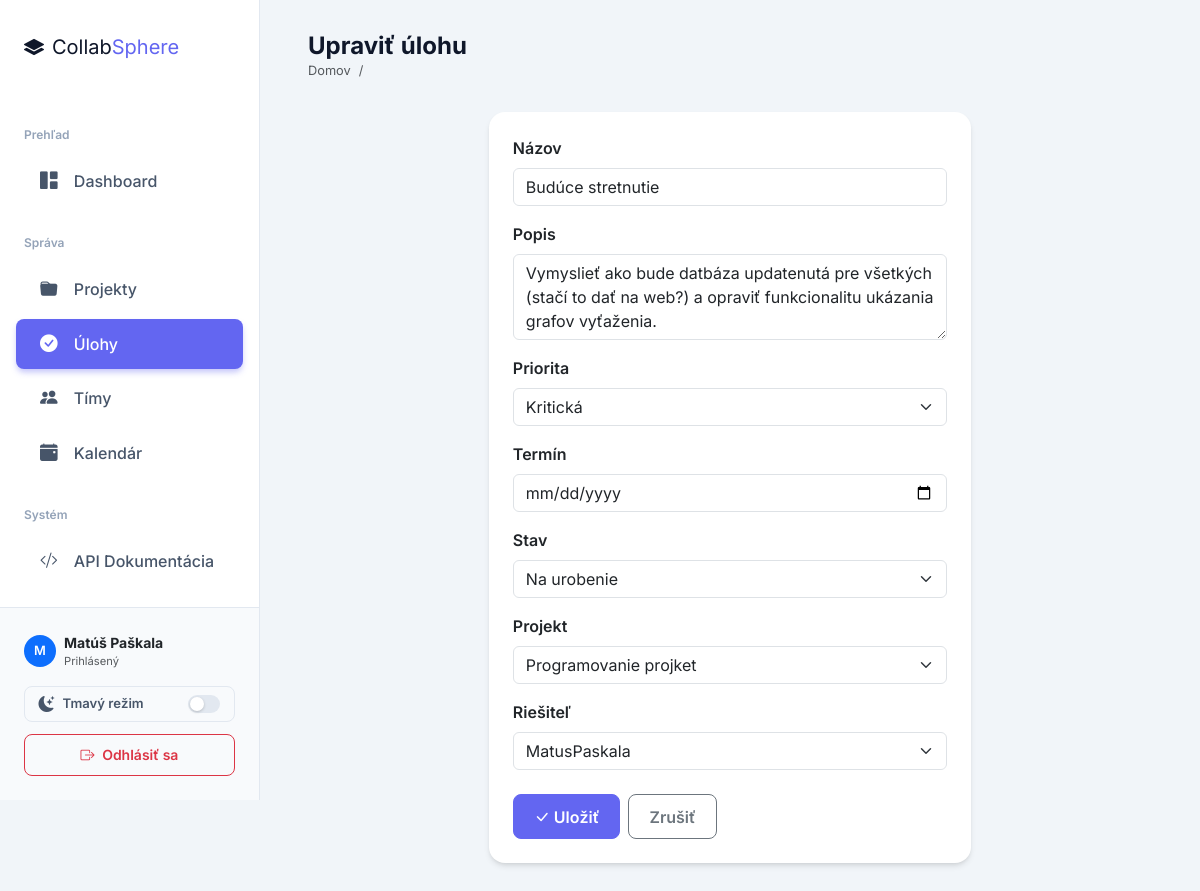
The app's page /tasks/4/edit/ (signed in) with its own data.
### projects/models.py (models this page shows, shortened)
class Task(models.Model):
    PRIORITY_CHOICES = [
        ('low', 'Nízka'),
        ('medium', 'Stredná'),
        ('high', 'Vysoká'),
        ('critical', 'Kritická'),
    ]
    STATUS_CHOICES = [
        ('todo', 'Na urobenie'),
        ('in_progress', 'V riešení'),
        ('review', 'Na kontrole'),
        ('done', 'Hotovo'),
    ]
    name = models.CharField(max_length=200, verbose_name='Názov')
    description = models.TextField(blank=True, verbose_name='Popis')
    priority = models.CharField(max_length=10, choices=PRIORITY_CHOICES, default='medium', verbose_name='Priorita')
    deadline = models.DateField(null=True, blank=True, verbose_name='Termín')
    status = models.CharField(max_length=15, choices=STATUS_CHOICES, default='todo', verbose_name='Stav')
    project = models.ForeignKey(Project, on_delete=models.CASCADE, related_name='tasks', verbose_name='Projekt')
    assignee = models.ForeignKey(User, on_delete=models.SET_NULL, null=True, blank=True,related_name='tasks', verbose_name='Riešiteľ')
    created_at = models.DateTimeField(auto_now_add=True)
    class Meta:
        verbose_name = 'Úloha'
        verbose_name_plural = 'Úlohy'
        ordering = ['-created_at']

### projects/views.py (the view)
# urls.py: path('tasks/<int:pk>/edit/', views.task_edit, name='task_edit'),
@login_required
def task_edit(request, pk):
    is_manager = request.user.groups.filter(name='manager').exists()
    task = get_object_or_404(Task, pk=pk)
    if not is_manager and task.assignee != request.user:
        messages.error(request, 'Nemáte oprávnenie upravovať túto úlohu.')
        return redirect('task_list')
    if request.method == 'POST':
        if is_manager:
            form = TaskForm(request.POST, instance=task)
        else:
            from .forms import TaskStatusForm
            form = TaskStatusForm(request.POST, instance=task)
        if form.is_valid():
            form.save()
            messages.success(request, 'Úloha bola aktualizovaná.')
            return redirect('task_detail', pk=pk)
    else:
        form = TaskForm(instance=task) if is_manager else __import__('projects.forms', fromlist=['TaskStatusForm']).TaskStatusForm(instance=task)
    return render(request, 'tasks/task_form.html', {'form': form, 'title': 'Upraviť úlohu', 'task': task, 'is_manager': is_manager})

### projects/forms.py (shortened to what this page needs)
class TaskForm(forms.ModelForm):
    class Meta:
        model = Task
        fields = ['name', 'description', 'priority', 'deadline', 'status', 'project', 'assignee']
        widgets = {
            'deadline': forms.DateInput(attrs={'type': 'date'}),
            'description': forms.Textarea(attrs={'rows': 3}),
        }

### projects/models.py (called while the page is built)
    def __str__(self):
        return self.name

### templates/tasks/task_form.html (shortened to what this page needs)
{% extends "base.html" %}
{% block page_title %}{{ title }}{% endblock %}
{% block content %}
<div class="row justify-content-center">
  <div class="col-lg-7">
    <div class="card">
      <div class="card-body p-4">
        <form method="post">
          {% for field in form %}
          <div class="mb-3">
            <label class="form-label fw-semibold">{{ field.label }}</label>
            {{ field }}
          </div>
          {% endfor %}
          <div class="d-flex gap-2 mt-4">
            <button type="submit" class="btn btn-primary"><i class="bi bi-check-lg me-1"></i>Uložiť</button>
            {% if task %}
            <a href="{% url 'task_detail' task.pk %}" class="btn btn-outline-secondary">Zrušiť</a>
            {% elif project %}
            <a href="{% url 'project_detail' project.pk %}" class="btn btn-outline-secondary">Zrušiť</a>
            {% else %}
            <a href="{% url 'task_list' %}" class="btn btn-outline-secondary">Zrušiť</a>
            {% endif %}
          </div>
        </form>
      </div>
    </div>
  </div>
</div>
{% endblock %}

### templates/base.html (shortened to what this page needs)
{% load static %}
<!DOCTYPE html>
<html lang="sk">
<head>
    <link rel="stylesheet" href="https://cdnjs.cloudflare.com/ajax/libs/bootstrap/5.3.3/css/bootstrap.min.css">
    <link rel="stylesheet" href="https://cdnjs.cloudflare.com/ajax/libs/bootstrap-icons/1.11.3/font/bootstrap-icons.min.css">
    <link rel="stylesheet" href="{% static 'css/modern.css' %}">
    <link rel="stylesheet" href="{% static 'css/dark.css' %}">
</head>
<body>
<nav class="sidebar" id="sidebar">
    <div class="sidebar-brand">
        <i class="bi bi-layers-fill me-2"></i>Collab<span>Sphere</span>
    </div>
    <div class="pt-2">
        <div class="nav-section">Prehľad</div>
        <a href="{% url 'dashboard' %}" class="nav-link {% if request.resolver_match.url_name == 'dashboard' %}active{% endif %}">
            <i class="bi bi-grid-1x2-fill"></i> Dashboard
        </a>
        <div class="nav-section">Správa</div>
        <a href="{% url 'project_list' %}" class="nav-link {% if 'project' in request.resolver_match.url_name %}active{% endif %}">
            <i class="bi bi-folder-fill"></i> Projekty
        </a>
        <a href="{% url 'task_list' %}" class="nav-link {% if 'task' in request.resolver_match.url_name %}active{% endif %}">
            <i class="bi bi-check-circle-fill"></i> Úlohy
        </a>
        <a href="{% url 'team_list' %}" class="nav-link {% if 'team' in request.resolver_match.url_name %}active{% endif %}">
            <i class="bi bi-people-fill"></i> Tímy
        </a>
        <a href="{% url 'calendar' %}" class="nav-link {% if request.resolver_match.url_name == 'calendar' %}active{% endif %}">
            <i class="bi bi-calendar-event-fill"></i> Kalendár
        </a>
        <div class="nav-section">Systém</div>
        <a href="/api/tasks/" class="nav-link" target="_blank">
            <i class="bi bi-code-slash"></i> API Dokumentácia
        </a>
    </div>
    <div class="sidebar-footer">
        <div class="d-flex align-items-center mb-3">
            <div class="avatar-sm bg-primary text-white rounded-circle d-flex align-items-center justify-content-center me-2" style="width: 32px; height: 32px; font-weight: 600; font-size: 0.8rem;">
                {{ request.user.username|slice:":1"|upper }}
            </div>
            <div class="overflow-hidden">
                <div class="text-dark fw-bold text-truncate small">{{ request.user.get_full_name|default:request.user.username }}</div>
                <div class="text-muted extra-small" style="font-size: 0.7rem;">Prihlásený</div>
            </div>
        </div>
        <button class="theme-toggle-btn" id="themeToggle" title="Prepnúť tému" aria-label="Prepnúť tmavý/svetlý režim">
            <i class="bi bi-moon-stars-fill ttb-icon" id="themeIcon"></i>
            <span class="ttb-label" id="themeLabel">Tmavý režim</span>
            <span class="toggle-track">
                <span class="toggle-thumb"></span>
            </span>
        </button>
        <a href="{% url 'logout' %}" class="btn btn-sm btn-outline-danger w-100">
            <i class="bi bi-box-arrow-right me-1"></i> Odhlásiť sa
        </a>
    </div>
</nav>
<div class="main-content">
    <div class="topbar d-flex align-items-center justify-content-between">
        <div>
            <h6 class="mb-0">{% block page_title %}{% endblock %}</h6>
            <nav aria-label="breadcrumb">
                <ol class="breadcrumb mb-0" style="font-size: 0.8rem;">
                    <li class="breadcrumb-item"><a href="{% url 'dashboard' %}" class="text-decoration-none text-muted">Domov</a></li>
                    <li class="breadcrumb-item active" aria-current="page">{% block breadcrumb %}{% endblock %}</li>
                </ol>
            </nav>
        </div>
    </div>
    <div class="content-wrapper">
        {% block content %}{% endblock %}
    </div>
</div>
</body>
</html>

### static/css/modern.css (style rules this page uses)
:root { --primary: #6366f1; --primary-hover: #4f46e5; --secondary: #64748b; --success: #10b981; --danger: #ef4444; --warning: #f59e0b; --info: #0ea5e9; --light: #f8fafc; --dark: #0f172a; --sidebar-bg: #ffffff; --sidebar-text: #475569; --sidebar-active-bg: #f1f5f9; --sidebar-active-text: #6366f1; --card-shadow: 0 4px 6px -1px rgb(0 0 0 / 0.1), 0 2px 4px -2px rgb(0 0 0 / 0.1); --card-shadow-hover: 0 10px 15px -3px rgb(0 0 0 / 0.1), 0 4px 6px -4px rgb(0 0 0 / 0.1); }
body { font-family: 'Inter', sans-serif; background-color: #f1f5f9; color: #1e293b; overflow-x: hidden; }
.sidebar { background: var(--sidebar-bg); border-right: 1px solid #e2e8f0; color: var(--sidebar-text); width: 260px; height: 100vh; position: fixed; top: 0; left: 0; z-index: 100; transition: all 0.3s ease; display: flex; flex-direction: column; }
.sidebar-brand { padding: 2rem 1.5rem; font-size: 1.25rem; color: var(--dark); border-bottom: none; }
.sidebar-brand span { color: var(--primary); }
.sidebar .nav-link { color: var(--sidebar-text); font-weight: 500; padding: 0.75rem 1.5rem; margin: 0.25rem 1rem; border-radius: 0.5rem; transition: all 0.2s; }
.sidebar .nav-link i { font-size: 1.1rem; margin-right: 0.75rem; }
.sidebar .nav-link.active { background: var(--primary); color: #ffffff; box-shadow: 0 4px 6px -1px rgba(99, 102, 241, 0.4); }
.sidebar .nav-section { color: #94a3b8; font-weight: 600; font-size: 0.75rem; padding: 1.5rem 1.5rem 0.5rem; }
.sidebar-footer { background: #f8fafc; border-top: 1px solid #e2e8f0; padding: 1.5rem; margin-top: auto; }
.main-content { margin-left: 260px; padding: 2rem 3rem; transition: all 0.3s ease; }
.topbar { background: transparent; border-bottom: none; margin-bottom: 2rem; padding: 0; position: static; }
.topbar h6 { font-size: 1.5rem; font-weight: 700; color: var(--dark); }
.card { border: none; border-radius: 1rem; box-shadow: var(--card-shadow); transition: transform 0.2s, box-shadow 0.2s; overflow: hidden; }
.btn { padding: 0.6rem 1.25rem; font-weight: 600; border-radius: 0.5rem; transition: all 0.2s; }
.btn-primary { background-color: var(--primary); border-color: var(--primary); }

### static/css/dark.css (style rules this page uses)
*, *::before, *::after { transition: background-color 0.22s ease, border-color 0.22s ease, color 0.18s ease, box-shadow 0.22s ease !important; }
.theme-toggle-btn { display: flex; align-items: center; gap: 0.5rem; width: 100%; padding: 0.5rem 0.85rem; margin-bottom: 0.75rem; border-radius: 0.5rem; border: 1px solid #e2e8f0; background: #f8fafc; color: #475569; font-size: 0.82rem; font-weight: 600; cursor: pointer; font-family: inherit; line-height: 1; }
.theme-toggle-btn .ttb-icon { font-size: 1rem; }
.theme-toggle-btn .ttb-label { flex: 1; text-align: left; }
.theme-toggle-btn .toggle-track { position: relative; width: 32px; height: 18px; border-radius: 9px; background: #e2e8f0; flex-shrink: 0; }
.theme-toggle-btn .toggle-thumb { position: absolute; top: 2px; left: 2px; width: 14px; height: 14px; border-radius: 50%; background: #fff; box-shadow: 0 1px 3px rgba(0,0,0,.2); transition: transform 0.22s; }

### records on screen
Task: form "Budúce stretnutie" "Vymyslieť ako bude datbáza updatenutá pre všetkých (stačí to dať na web?) a opraviť funkcionalitu ukázania grafov vyťaženia." "Kritická" "Na urobenie" "Programovanie projket" "MatusPaskala"

### other values on screen
{{ request.user.username|slice:":1"|upper }} "M"
{{ request.user.get_full_name|default:request.user.username }} "Matúš Paškala"
{{ title }} "Upraviť úlohu"
{{ field.label }} "Názov" "Popis" "Priorita" "Termín" "Stav" "Projekt" "Riešiteľ"
